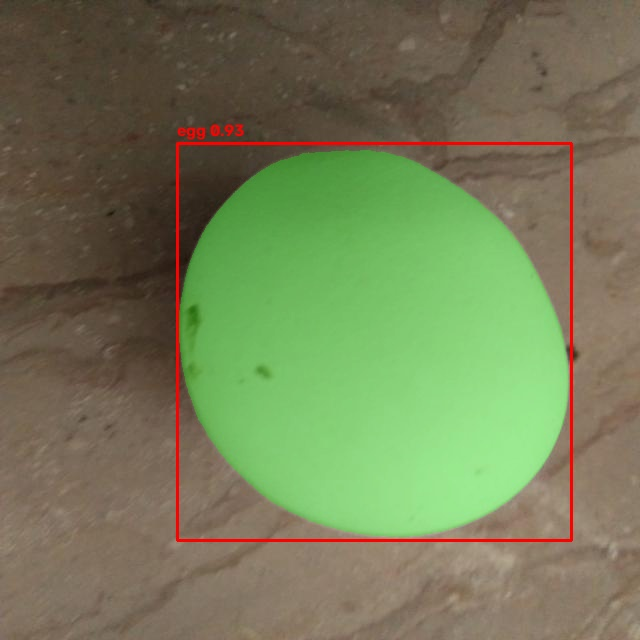
#> input picture TASK 1/visualizations/not_damaged_100_jpg.rf.5d780a6024004fa2f68741fa56ddf4c9.jpg, 640 x 640 px
$ python -i 28_task2_experiment_08.py   (imports and definitions only)
#> lines starting #> are read from the running program, lines starting #| are printed output that depends on the picture; after the words box and inside, x2 and y2 are one past the last pixel; in counts of white or black regions, pixels touching at a corner belong together
#> further down, picture is the input picture: shape (640, 640, 3); mean B, G, R 86.1, 123.8, 115.9
import os
"""
TASK 2 - EXPERIMENT 08
E1 BASELINE + GEOMETRIC EGG FILTERING

Purpose
-------
E8 keeps the successful E1 color-based segmentation and adds
geometric filtering to remove irregular/background components.

Pipeline:
    Image
      -> HSV/LAB color segmentation (E1)
      -> Morphological cleanup
      -> Connected components
      -> Geometric filtering
      -> Final egg mask

IMPORTANT
---------
- Task 1 masks are used ONLY for evaluation.
- Task 1 masks are NEVER used by segment_egg().
- Only the 88-image development set is processed.
- The 22-image evaluation set remains untouched.
"""

from pathlib import Path
import cv2
import numpy as np
import pandas as pd


# ============================================================
# CONFIGURATION
# ============================================================

PROJECT_ROOT = Path(__file__).resolve().parent

DATASET_ROOT = Path(
    Path(os.environ.get("DATASET_ROOT", Path(__file__).resolve().parent.parent.parent / "data" / "egg.v1i.folder"))
)
SPLIT_FILE = PROJECT_ROOT / "dataset_report" / "final_split_assignments.csv"

TASK1_MASK_DIR = PROJECT_ROOT / "task1_gdino_sam" / "masks"

OUTPUT_ROOT = PROJECT_ROOT / "task2_experiment_08"
MASK_DIR = OUTPUT_ROOT / "masks"
VIS_DIR = OUTPUT_ROOT / "visualizations"
REPORT_DIR = OUTPUT_ROOT / "reports"


# ------------------------------------------------------------
# E1 PARAMETERS
# ------------------------------------------------------------

BRIGHT_PERCENTILE = 65
MAX_SATURATION = 100

MORPH_KERNEL_SIZE = 7
MIN_AREA = 500
MAX_COMPONENTS = 6


# ------------------------------------------------------------
# E8 GEOMETRIC PARAMETERS
# ------------------------------------------------------------

# Minimum/maximum component area
E8_MIN_AREA = 500
E8_MAX_AREA = 120000

# Width / height ratio.
# Eggs can be fairly elongated or almost round.
E8_MIN_ASPECT = 0.40
E8_MAX_ASPECT = 2.50

# Filled area / bounding-box area.
# Very thin structures should be rejected.
E8_MIN_EXTENT = 0.40

# Contour area / convex-hull area.
# Low solidity usually indicates irregular background regions.
E8_MIN_SOLIDITY = 0.78

# Circularity = 4*pi*A/P^2
# Eggs are not perfect circles, therefore this threshold is
# intentionally kept relatively low.
E8_MIN_CIRCULARITY = 0.30

# Maximum number of components retained after geometric filtering.
E8_MAX_COMPONENTS = 6

# ============================================================
# IMAGE / SPLIT HELPERS
# ============================================================


# [208 lines left out: functions find_column, resolve_image_path, get_development_images, load_task1_union_mask, not called in this run]


# ============================================================
# E1 BASE SEGMENTATION
# ============================================================


def e1_color_segmentation(image):
    """
    Original E1 color-based segmentation.

    Uses:
        - HSV saturation constraint
        - LAB brightness constraint
        - morphology

    Task 1 masks are NOT used here.
    """

    hsv = cv2.cvtColor(
        image,
        cv2.COLOR_BGR2HSV,
    )
#> hsv: shape (640, 640, 3); mean H, S, V 27.1, 91.2, 137.3

    lab = cv2.cvtColor(
        image,
        cv2.COLOR_BGR2LAB,
    )
#> lab: shape (640, 640, 3); mean of channels 0, 1, 2 128.9, 119.7, 148

    saturation = hsv[:, :, 1]
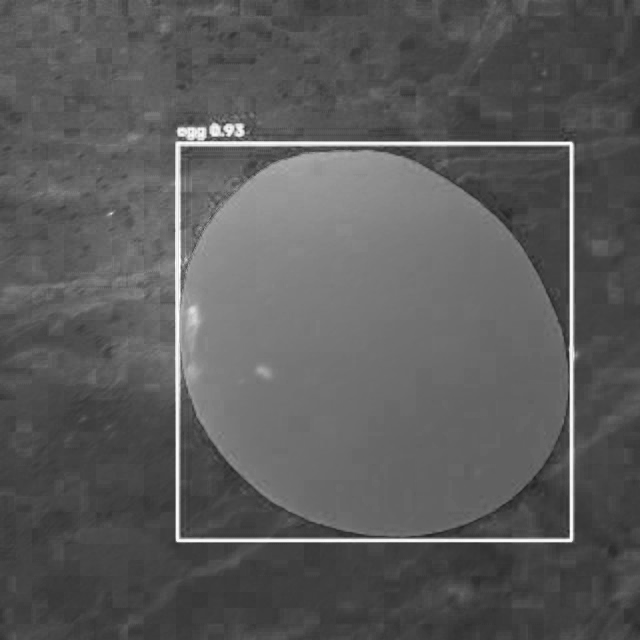
#> saturation: shape (640, 640); min 35, max 255, mean 91.2
    lightness = lab[:, :, 0]
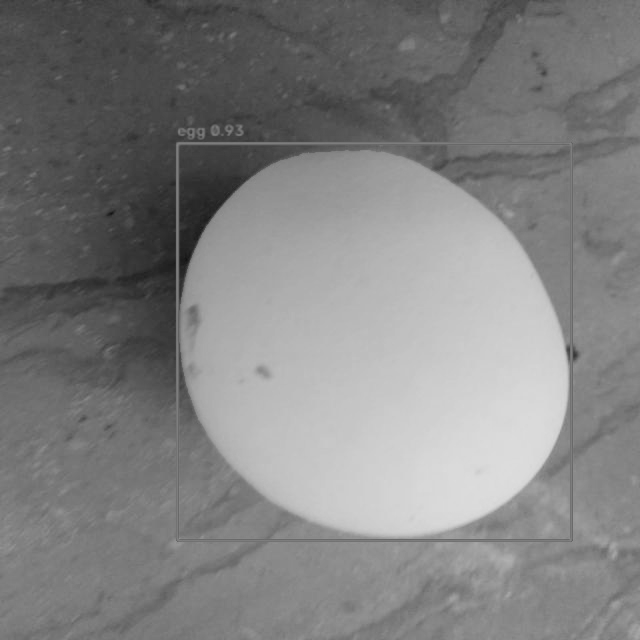
#> lightness: shape (640, 640); min 16, max 221, mean 128.9

    # Adaptive brightness threshold
    brightness_threshold = np.percentile(
        lightness,
        BRIGHT_PERCENTILE,
    )
#> brightness_threshold = 138

    brightness_mask = (
        lightness >= brightness_threshold
    ).astype(np.uint8) * 255
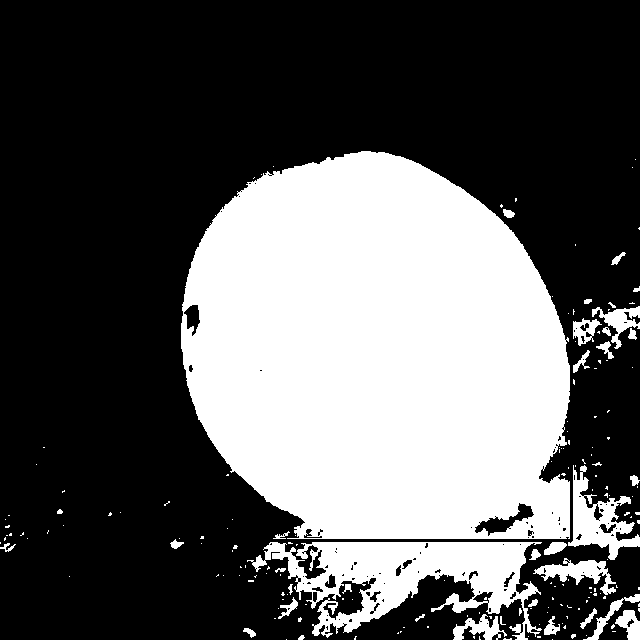
#> brightness_mask: shape (640, 640); 35.2% white; 184 white regions (148 under 20 px), largest, box (x1, y1, x2, y2) and area: (181, 151, 570, 539) 121848, (247, 542, 542, 640) 13308, (568, 465, 640, 560) 2663

    # Low/moderate saturation region
    saturation_mask = (
        saturation <= MAX_SATURATION
    ).astype(np.uint8) * 255
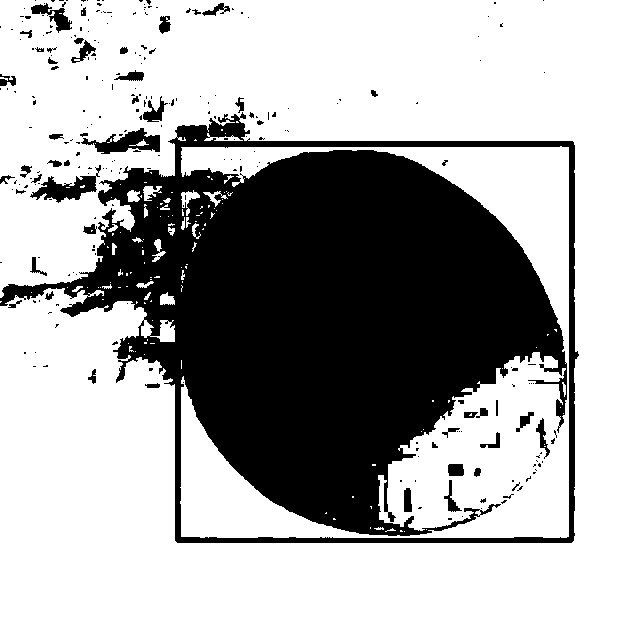
#> saturation_mask: shape (640, 640); 68.2% white; 260 black regions (209 under 20 px), largest, box (x1, y1, x2, y2) and area: (0, 112, 579, 543) 123345, (30, 165, 101, 203) 972, (81, 128, 160, 154) 963

    # Combine E1 conditions
    mask = cv2.bitwise_and(
        brightness_mask,
        saturation_mask,
    )
#> mask: shape (640, 640); 11% white; 215 white regions (176 under 20 px), largest, box (x1, y1, x2, y2) and area: (264, 196, 569, 538) 22971, (247, 543, 542, 640) 13062, (568, 465, 640, 560) 2551

    # Morphological cleanup
    kernel = cv2.getStructuringElement(
        cv2.MORPH_ELLIPSE,
        (
            MORPH_KERNEL_SIZE,
            MORPH_KERNEL_SIZE,
        ),
    )

    mask = cv2.morphologyEx(
        mask,
        cv2.MORPH_OPEN,
        kernel,
    )
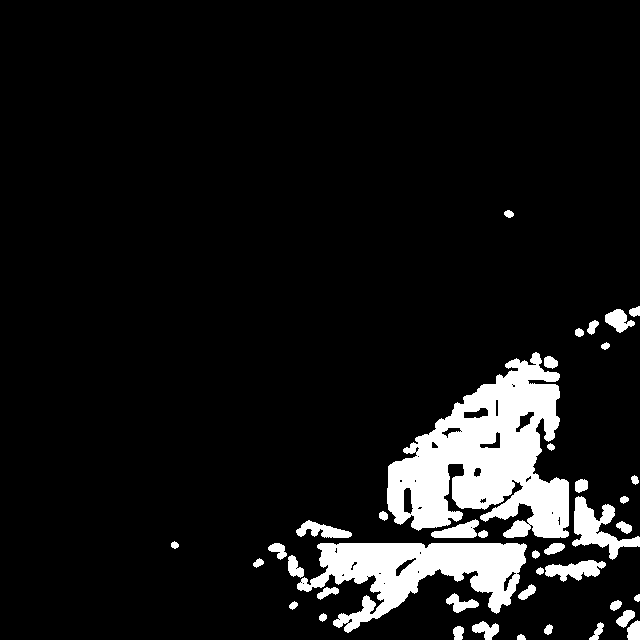
#> mask: shape (640, 640); 8.9% white; 41 white regions, largest, box (x1, y1, x2, y2) and area: (387, 352, 569, 538) 18953, (297, 543, 527, 633) 9859, (572, 496, 640, 560) 1688

    mask = cv2.morphologyEx(
        mask,
        cv2.MORPH_CLOSE,
        kernel,
    )
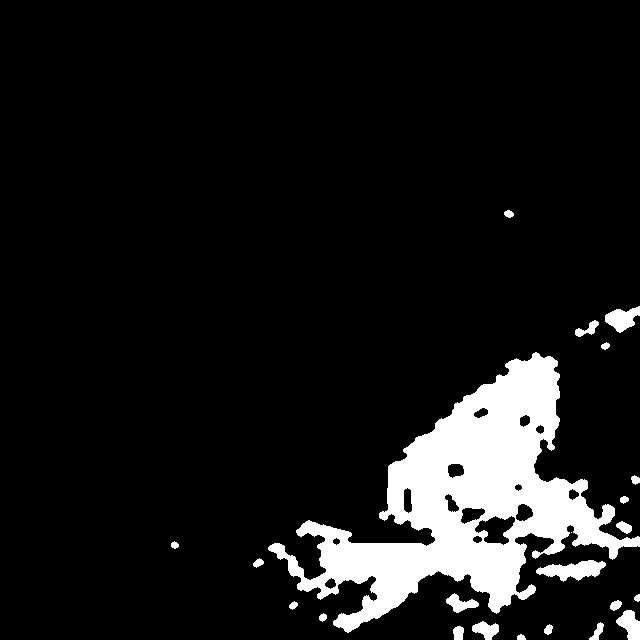
#> mask: shape (640, 640); 9.6% white; 23 white regions (1 under 20 px)

    return mask


# ============================================================
# E8 GEOMETRIC FEATURES
# ============================================================


def calculate_component_features(contour):

    area = cv2.contourArea(contour)

    if area <= 0:
        return None

    x, y, w, h = cv2.boundingRect(contour)

    if w <= 0 or h <= 0:
        return None

    bbox_area = float(w * h)

    # Extent:
    # contour area relative to bounding-box area
    extent = area / bbox_area

    # Convex hull / solidity
    hull = cv2.convexHull(contour)
    hull_area = cv2.contourArea(hull)

    if hull_area > 0:
        solidity = area / hull_area
    else:
        solidity = 0.0

    # Aspect ratio
    aspect_ratio = w / float(h)

    # Circularity
    perimeter = cv2.arcLength(
        contour,
        True,
    )

    if perimeter > 0:
        circularity = (
            4.0
            * np.pi
            * area
            / (perimeter * perimeter)
        )
    else:
        circularity = 0.0

    # Equivalent diameter
    equivalent_diameter = np.sqrt(
        4.0 * area / np.pi
    )

    # Ellipse information if enough contour points
    ellipse_ratio = None

    if len(contour) >= 5:

        try:
            (_, _), (major_axis, minor_axis), _ = (
                cv2.fitEllipse(contour)
            )

            major = max(
                major_axis,
                minor_axis,
            )

            minor = min(
                major_axis,
                minor_axis,
            )

            if major > 0:
                ellipse_ratio = (
                    minor / major
                )

        except cv2.error:
            ellipse_ratio = None

    return {
        "area": area,
        "x": x,
        "y": y,
        "w": w,
        "h": h,
        "aspect_ratio": aspect_ratio,
        "extent": extent,
        "solidity": solidity,
        "circularity": circularity,
        "equivalent_diameter": equivalent_diameter,
        "ellipse_ratio": ellipse_ratio,
    }


# ============================================================
# E8 GEOMETRIC FILTER
# ============================================================


def passes_geometric_filter(features):
    """
    Decide whether a connected component has reasonable
    egg-like geometry.

    The thresholds are deliberately broad because the dataset
    contains eggs at different orientations.
    """

    if features is None:
        return False

    area = features["area"]
    aspect = features["aspect_ratio"]
    extent = features["extent"]
    solidity = features["solidity"]
    circularity = features["circularity"]

    # --------------------------------------------------------
    # Area
    # --------------------------------------------------------

    if area < E8_MIN_AREA:
        return False

    if area > E8_MAX_AREA:
        return False

    # --------------------------------------------------------
    # Aspect ratio
    # --------------------------------------------------------

    if aspect < E8_MIN_ASPECT:
        return False

    if aspect > E8_MAX_ASPECT:
        return False

    # --------------------------------------------------------
    # Extent
    # --------------------------------------------------------

    if extent < E8_MIN_EXTENT:
        return False

    # --------------------------------------------------------
    # Solidity
    # --------------------------------------------------------

    if solidity < E8_MIN_SOLIDITY:
        return False

    # --------------------------------------------------------
    # Circularity
    # --------------------------------------------------------

    if circularity < E8_MIN_CIRCULARITY:
        return False

    return True


# ============================================================
# E8 FINAL SEGMENTATION
# ============================================================


def segment_egg(image):

    # --------------------------------------------------------
    # STEP 1: E1 segmentation
    # --------------------------------------------------------

    base_mask = e1_color_segmentation(image)

    # --------------------------------------------------------
    # STEP 2: Connected components
    # --------------------------------------------------------

    contours, _ = cv2.findContours(
        base_mask,
        cv2.RETR_EXTERNAL,
        cv2.CHAIN_APPROX_SIMPLE,
    )
#> contours = 23 contours, 1 with area under 20; largest, box (x1, y1, x2, y2) and area: (268, 352, 640, 633) 36885, (536, 560, 606, 582) 786, (605, 306, 640, 333) 507, (616, 610, 640, 640) 415, (446, 593, 479, 613) 284

    candidates = []

    for contour in contours:

        features = calculate_component_features(
            contour
        )

        if features is None:
            continue

        if features["area"] < MIN_AREA:
            continue

        candidates.append(
            (
                contour,
                features,
            )
        )
#> this loop made 23 passes
#> (area in calculate_component_features, x in calculate_component_features, y in calculate_component_features, w in calculate_component_features, h in calculate_component_features, bbox_area in calculate_component_features, extent in calculate_component_features, hull_area in calculate_component_features) on passes 1 to 12: (30.5, 517, 634, 9, 6, 54, 0.565, 32), (109.5, 453, 626, 11, 14, 154, 0.711, 116), (54.5, 544, 624, 9, 11, 99, 0.551, 59), (102, 589, 622, 15, 18, 270, 0.378, 134.5), (279.5, 472, 621, 27, 19, 513, 0.545, 341), (39, 319, 613, 8, 9, 72, 0.542, 41), (415, 616, 610, 24, 30, 720, 0.576, 485.5), (40, 289, 601, 9, 9, 81, 0.494, 42), (74.5, 610, 600, 12, 11, 132, 0.564, 79), (26, 634, 594, 6, 8, 48, 0.542, 27), (284.5, 446, 593, 33, 20, 660, 0.431, 382), (786, 536, 560, 70, 22, 1540, 0.51, 1005)
#> after the loop, candidates = 3 items

    # Sort by area
    candidates.sort(
        key=lambda item: item[1]["area"],
        reverse=True,
    )

    # Keep the largest E1 components before E8 filtering
    candidates = candidates[
        :MAX_COMPONENTS
    ]

    # --------------------------------------------------------
    # STEP 3: Geometric filtering
    # --------------------------------------------------------

    kept = []

    for contour, features in candidates:

        if passes_geometric_filter(features):
            kept.append(
                (
                    contour,
                    features,
                )
            )
#> this loop made 3 passes
#> (area in passes_geometric_filter, aspect in passes_geometric_filter, extent in passes_geometric_filter, solidity in passes_geometric_filter, circularity in passes_geometric_filter) on passes 1 to 3: (36885, 1.32, 0.353, 0.62, 0.1), (786, 3.18, 0.51, 0.782, 0.312), (507, 1.3, 0.537, 0.844, 0.541)
#> after the loop, kept = 1 item

    # --------------------------------------------------------
    # STEP 4: Limit final components
    # --------------------------------------------------------

    kept.sort(
        key=lambda item: item[1]["area"],
        reverse=True,
    )

    kept = kept[
        :E8_MAX_COMPONENTS
    ]

    # --------------------------------------------------------
    # STEP 5: Construct final mask
    # --------------------------------------------------------

    final_mask = np.zeros(
        base_mask.shape,
        dtype=np.uint8,
    )

    for contour, _ in kept:

        cv2.drawContours(
            final_mask,
            [contour],
            -1,
            255,
            thickness=cv2.FILLED,
        )
#> this loop made 1 pass
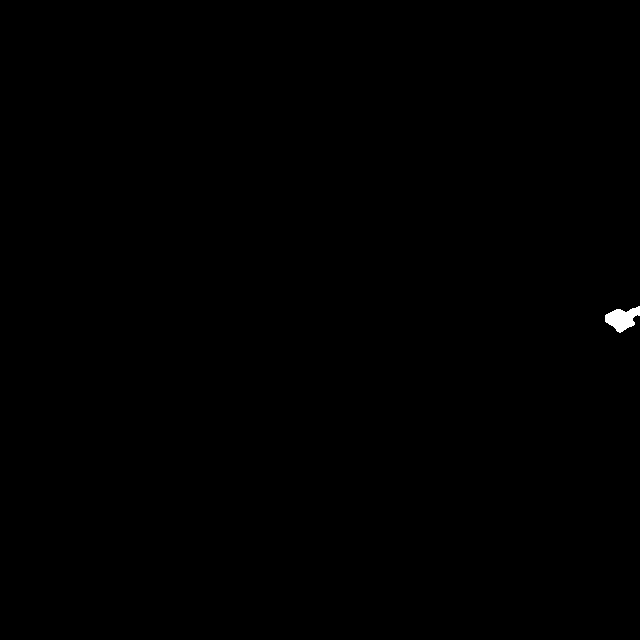
#> final_mask: shape (640, 640); 0.14% white; 1 white region, box (x1, y1, x2, y2) and area: (605, 306, 640, 333) 554

    return final_mask, len(candidates), len(kept)


# ============================================================
# METRICS
# ============================================================


# [453 lines left out: functions calculate_metrics, create_comparison_visualization, main, not called in this run]


# [2 lines not run here, left out]

>>> import cv2
>>> picture = cv2.imread('../../TASK 1/visualizations/not_damaged_100_jpg.rf.5d780a6024004fa2f68741fa56ddf4c9.jpg')
>>> result = segment_egg(picture)
